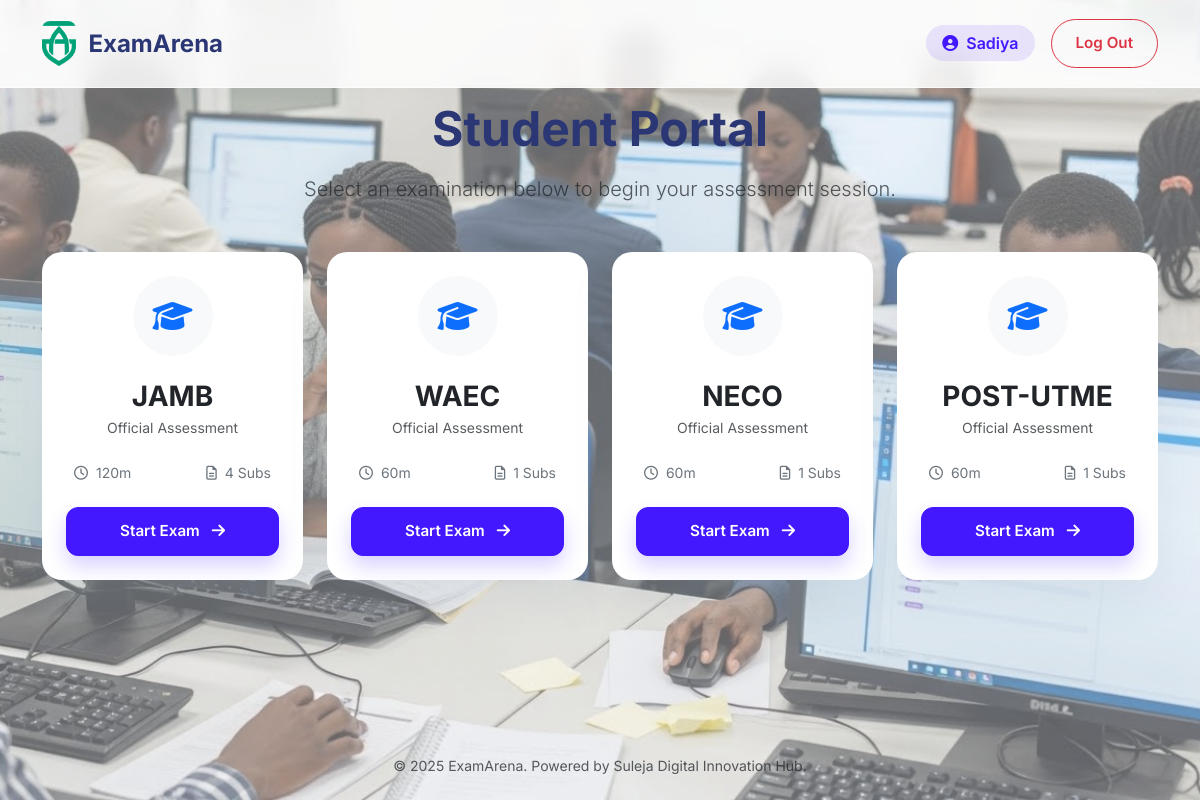
The page /dashboard (signed in) on the database its author committed.
### src/app/models.py (models this page shows, shortened)
class User(db.Model):
    id = db.Column(db.Integer, primary_key=True)
    username = db.Column(db.String(80), unique=True, nullable=False)
    password_hash = db.Column(db.String(128))
    role = db.Column(db.String(20), default='student') # superadmin, centeradmin, student
    center_id = db.Column(db.Integer, db.ForeignKey('center.id'), nullable=True)
    is_writing = db.Column(db.Boolean, default=False)
    last_login = db.Column(db.DateTime)

class Exam(db.Model):
    id = db.Column(db.Integer, primary_key=True)
    name = db.Column(db.String(100), nullable=False) # JAMB, WAEC, NECO
    duration_minutes = db.Column(db.Integer, default=60)
    required_subjects = db.Column(db.Integer, default=1) # JAMB=4, others=1
    subjects = db.relationship('Subject', backref='exam', lazy=True)

### src/app/controllers/main.py (the view)
@bp.route('/dashboard')
@login_required
def dashboard():
    exams = Exam.query.all()
    return render_template('student/dashboard.html', exams=exams)

### src/app/controllers/auth.py (called while the page is built)
def login_required(f):
    @wraps(f)
    def decorated_function(*args, **kwargs):
        if 'user_id' not in session:
            return redirect(url_for('auth.login'))
        return f(*args, **kwargs)
    return decorated_function

@bp.before_app_request
def load_logged_in_user():
    user_id = session.get('user_id')
    if user_id is None:
        g.user = None
    else:
        g.user = User.query.get(user_id)

### src/resources/templates/student/dashboard.html (shortened to what this page needs)
{% extends 'base.html' %}
{% block content %}
<div class="text-center mb-5">
    <h1 class="fw-bold display-5 mb-3">Student Portal</h1>
    <p class="text-muted lead">Select an examination below to begin your assessment session.</p>
</div>
<div class="row g-4 justify-content-center">
    {% for exam in exams %}
    <div class="col-md-4 col-lg-3">
        <div class="card h-100">
            <div class="card-body d-flex flex-column text-center p-4">
                <div class="mb-4">
                    <div class="bg-light rounded-circle d-inline-flex align-items-center justify-content-center" style="width: 80px; height: 80px;">
                        <i class="fas fa-graduation-cap fa-2x text-primary"></i>
                    </div>
                </div>
                <h3 class="fw-bold mb-1">{{ exam.name }}</h3>
                <p class="text-muted small mb-4">Official Assessment</p>
                <div class="d-flex justify-content-between text-secondary small mb-4 px-2">
                    <span><i class="far fa-clock me-1"></i> {{ exam.duration_minutes }}m</span>
                    <span><i class="far fa-file-alt me-1"></i> {{ exam.required_subjects }} Subs</span>
                </div>
                <a href="{{ url_for('main.exam_setup', exam_id=exam.id) }}" class="btn btn-primary w-100 mt-auto">
                    Start Exam <i class="fas fa-arrow-right ms-2"></i>
                </a>
            </div>
        </div>
    </div>
    {% endfor %}
</div>
{% endblock %}

### src/resources/templates/base.html (shortened to what this page needs)
<!DOCTYPE html>
<html lang="en">
<head>
    <link href="https://cdn.jsdelivr.net/npm/bootstrap@5.3.0/dist/css/bootstrap.min.css" rel="stylesheet">
    <link rel="stylesheet" href="https://cdnjs.cloudflare.com/ajax/libs/font-awesome/6.4.0/css/all.min.css">
    <link href="{{ url_for('static', filename='css/style.css') }}" rel="stylesheet">
</head>
<body>
    <div class="bg-image-holder"></div>
    <div class="bg-overlay"></div>
    <nav class="navbar navbar-expand-lg fixed-top">
        <div class="container">
            <a class="navbar-brand" href="/">
                <img src="{{ url_for('static', filename='img/logo.png') }}" alt="EA">
                <span>ExamArena</span>
            </a>
            <div class="collapse navbar-collapse" id="navbarMain">
                <ul class="navbar-nav ms-auto align-items-center">
                    {% if g.user %}
                    <li class="nav-item">
                        <span class="badge-role me-3">
                            <i class="fas fa-user-circle me-2"></i>{{ g.user.username }}
                        </span>
                    </li>
                    <li class="nav-item">
                        <a href="{{ url_for('auth.logout') }}" class="btn btn-outline-danger btn-sm rounded-pill px-4">
                            Log Out
                        </a>
                    </li>
                    {% endif %}
                </ul>
            </div>
        </div>
    </nav>
    <div class="container" style="margin-top: 100px; margin-bottom: 50px; flex: 1;">
        {% block content %}{% endblock %}
    </div>
    <footer class="text-center py-4 text-muted small">
        &copy; 2025 ExamArena. Powered by Suleja Digital Innovation Hub.
    </footer>
</body>
</html>

### src/resources/static/css/style.css (style rules this page uses)
:root { --primary: #4318FF; --primary-hover: #3311CC; --secondary: #A3AED0; --dark-text: #2B3674; --light-bg: #F4F7FE; --card-bg: #FFFFFF; --glass-border: rgba(255, 255, 255, 0.6); --glass-bg: rgba(255, 255, 255, 0.85); --shadow-soft: 0px 18px 40px rgba(112, 144, 176, 0.12); }
body { font-family: 'Inter', sans-serif; background-color: var(--light-bg); color: var(--dark-text); min-height: 100vh; display: flex; flex-direction: column; }
.bg-image-holder { position: fixed; top: 0; left: 0; width: 100%; height: 100%; background: url('../img/background.jpg') no-repeat center center/cover; z-index: -2; }
.bg-overlay { position: fixed; top: 0; left: 0; width: 100%; height: 100%; background: rgba(244, 247, 254, 0.40); backdrop-filter: blur(-4px); z-index: -1; }
.navbar { background: var(--glass-bg); backdrop-filter: blur(12px); border-bottom: 1px solid var(--glass-border); padding: 1rem 0; box-shadow: 0 2px 20px rgba(0, 0, 0, 0.02); }
.navbar-brand { font-weight: 700; font-size: 1.5rem; color: var(--dark-text) !important; display: flex; align-items: center; gap: 12px; }
.navbar-brand img { height: 45px; border-radius: 8px; }
.card { background: var(--card-bg); border-radius: 20px; border: none; box-shadow: var(--shadow-soft); transition: transform 0.3s ease, box-shadow 0.3s ease; overflow: hidden; }
.card-body { padding: 1.5rem; }
.btn { border-radius: 12px; padding: 12px 24px; font-weight: 600; font-size: 0.95rem; transition: all 0.2s; text-transform: capitalize; }
.btn-primary { background-color: var(--primary); border-color: var(--primary); box-shadow: 0px 10px 20px rgba(67, 24, 255, 0.2); }
.badge-role { background: rgba(67, 24, 255, 0.1); color: var(--primary); padding: 8px 16px; border-radius: 30px; font-weight: 600; }

### rows shown on the page
User: user.username "Sadiya"
Exam: name "JAMB", duration_minutes "120", required_subjects "4"
Exam: name "WAEC", duration_minutes "60", required_subjects "1"
Exam: name "NECO", duration_minutes "60", required_subjects "1"
Exam: name "POST-UTME", duration_minutes "60", required_subjects "1"
